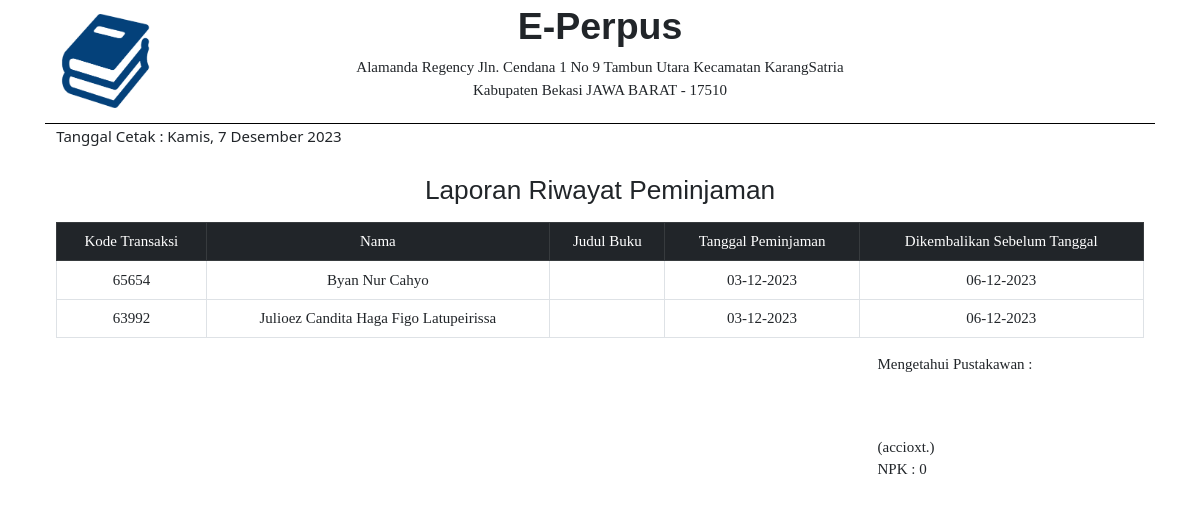
The page /laporan/riwayatPeminjaman (signed in) on the database its author committed.
### tables this page shows
CREATE TABLE `riwayatpeminjaman` (
  `kodeTransaksi` varchar(100) NOT NULL,
  `nama` varchar(200) NOT NULL,
  `judulBuku` varchar(100) NOT NULL,
  `tanggalPeminjaman` varchar(100) NOT NULL,
  `tanggalPengembalian` varchar(100) NOT NULL,
  `noBuku` varchar(50) NOT NULL,
  `nis` varchar(50) NOT NULL,
  `denda` varchar(100) NOT NULL,
  `urutan` int(11) NOT NULL,
  `status` char(1) NOT NULL
);

### app/core/controller.php (called while the page is built, shortened)
<?php
class controller {
	public function view ($view, $data = []) {
		require "app/views/". $view . ".php";
	}
}

### app/controllers/admin/laporan.php (called while the page is built, shortened)
<?php
class laporan extends controller{
	public function __construct () {
		if ( !isset($_SESSION["klien"]) && !isset($_SESSION["identitas"]) && isset($_SESSION["login"]) ) {
			header("location: http://localhost/perpus/masuk");
			exit;
		}
	}	public function riwayatPeminjaman () {
		$riwayatPeminjamanModel = $this->model("riwayatPeminjamanModels");
		if ( isset($_POST["searchR"])  ) {
			$_SESSION["keyR"] = $_POST["pencarianRiwayat"];
			$key = $_SESSION["keyR"];
		} else if ( isset($_SESSION["keyR"]) ) { $key = $_SESSION["keyR"]; }
		else {
			$key = "";
		}
		if ( isset($_POST["limit"])) {
			$_SESSION["jdpsR"] = $_POST["limit"];
			$jdp = $_SESSION["jdpsR"];
		} else if ( isset($_SESSION["jdpsR"]) ) { $jdp = $_SESSION["jdpsR"]; }
		else {
			$jdp = 10;
		}
		$hf = 1;
		$conn = mysqli_connect("localhost","root","","perpus");
		$jm = mysqli_num_rows(mysqli_query($conn,"SELECT * FROM riwayatPeminjaman"));
		$jp = ceil($jm /$jdp);
		$am = ( $hf - 1 ) * $jdp;
		$jumlahLink = 1;
		if ( $hf > $jumlahLink ) {
			$nomorAwal = $hf - $jumlahLink;
		} else {
			$nomorAwal = 1;
		}
		if ( $hf < ($jp - $jumlahLink) ) {
			$nomorAkhir = $hf + $jumlahLink;
		} else {
			$nomorAkhir = $jp;
		}
		$data["na"] = $nomorAwal;
		$data["nr"] = $nomorAkhir;
		$data["hf"] = $hf;
		$data["jp"] = $jp;
		$query = "SELECT * FROM riwayatPeminjaman WHERE kodeTransaksi LIKE '%$key%' || nama LIKE '%$key%' || judulBuku LIKE '%$key%' || tanggalPeminjaman LIKE '%$key%' || tanggalPengembalian LIKE '%$key%' ORDER BY urutan DESC LIMIT $am,$jdp ";
		$data["riwayatPeminjaman"] = $riwayatPeminjamanModel->getRiwayatPeminjamanModel($query);
		$this->view("admin/laporan/laporanRiwayatPeminjaman",$data);
	}
}

### app/core/app.php (called while the page is built, shortened)
<?php
class app {
	protected $controller = "masuk";
	protected $method = "index";
	protected $params = [];
	public function __construct () {
		$url = $this->parseUrl();
		if ( isset($url[0]) ) {
			if ( isset($_SESSION["klien"])	 ) {
				$this->klien = $_SESSION["klien"];
				if ( file_exists("app/controllers/" . $this->klien . "/" . $url[0] . ".php") ) {
					$this->controller = $url[0];
					unset($url[0]);
				}
			}
		} else { header("location: " . $this->controller); }
		if ( isset($_SESSION["klien"]) ) {
			$this->controller = new $this->controller;
		} else {
				require "app/controllers/". $this->controller . ".php";
				$this->controller = new $this->controller;
		}
		if ( isset($url[1]) ) {
			if ( method_exists($this->controller, $url[1]) ) {
				$this->method = $url[1];
			}
		}
		call_user_func_array([$this->controller,$this->method], $this->params);
	}
	public function parseUrl () {
		if ( isset($_GET["url"]) ) {
			$url = $_GET["url"];
			$url = rtrim($url,"/");
			$url = filter_var($url,FILTER_SANITIZE_URL);
			$url = explode("/", $url);
			return $url;
		}
	}
}

### index.php (called while the page is built, shortened)
<?php
$app = new app();

### app/models/riwayatPeminjamanModels.php (called while the page is built, shortened)
<?php
class riwayatPeminjamanModels {
	public $riwayatPeminjamanModel = [];
	public function conn () {
		$conn = mysqli_connect("localhost","root","","perpus");
		return $conn;
	}
	public function getRiwayatPeminjamanModel ($query = "SELECT * FROM riwayatPeminjaman") {
		$q = mysqli_query($this->conn(),$query);
		while ( $rows = mysqli_fetch_assoc($q) ) {
			$this->riwayatPeminjamanModel[] = $rows;
		}
		return $this->riwayatPeminjamanModel;
	}
}

### app/views/admin/laporan/laporanRiwayatPeminjaman.php (the view)
  <div class="row-fluid text-center mt-4">
    <h3>Laporan Riwayat Peminjaman</h3>
    <table class="table table-bordered mt-3">
      <thead>
        <tr class="table-dark">
          <td>Kode Transaksi</td>
          <td>Nama</td>
          <td>Judul Buku</td>
          <td>Tanggal Peminjaman</td>
          <td>Dikembalikan Sebelum Tanggal</td>
        </tr>
      </thead>
      <tbody>
          <?php foreach ( $data["riwayatPeminjaman"] as $riwayatPeminjaman ) { ?>
        <tr>
          <td><?php echo $riwayatPeminjaman["kodeTransaksi"]; ?></td>
          <td><?php echo $riwayatPeminjaman["nama"]; ?></td>
          <td><?php echo $riwayatPeminjaman["judul"]; ?></td>
          <td><?php echo $riwayatPeminjaman["tanggalPeminjaman"]; ?></td>
          <td><?php echo $riwayatPeminjaman["tanggalPengembalian"]; ?></td>
        </tr>
          <?php } ?>
      </tbody>
    </table>
  </div>
</div>

### assets/css/w3school2.css (style rules this page uses)
html { box-sizing:border-box }
*,*:before,*:after { box-sizing:inherit }
html { -ms-text-size-adjust:100%;-webkit-text-size-adjust:100% }
body { margin:0 }
html,body { font-family:Verdana,sans-serif;font-size:15px;line-height:1.5 }
html { overflow-x:hidden }
h3 { font-size:24px }
h1,h2,h3,h4,h5,h6 { font-family:"Segoe UI",Arial,sans-serif;font-weight:400;margin:10px 0 }

### assets/css/cssGabungan.css (style rules this page uses)
html,body,h1,h2,h3,h4,h5 { font-family: "Raleway", sans-serif }
td { text-align: center; }

### app/views/admin/laporan/header.php (style rules this page uses)
* { font-family: Trebuchet MS; }

### rows shown on the page
riwayatpeminjaman: kodeTransaksi "65654", nama "Byan Nur Cahyo", tanggalPeminjaman "03-12-2023", tanggalPengembalian "06-12-2023"
riwayatpeminjaman: kodeTransaksi "63992", nama "Julioez Candita Haga Figo Latupeirissa", tanggalPeminjaman "03-12-2023", tanggalPengembalian "06-12-2023"

### other values the page prints
$_SESSION["identitas"]["nama"] "accioxt."
$_SESSION["identitas"]["nis"] "0"
